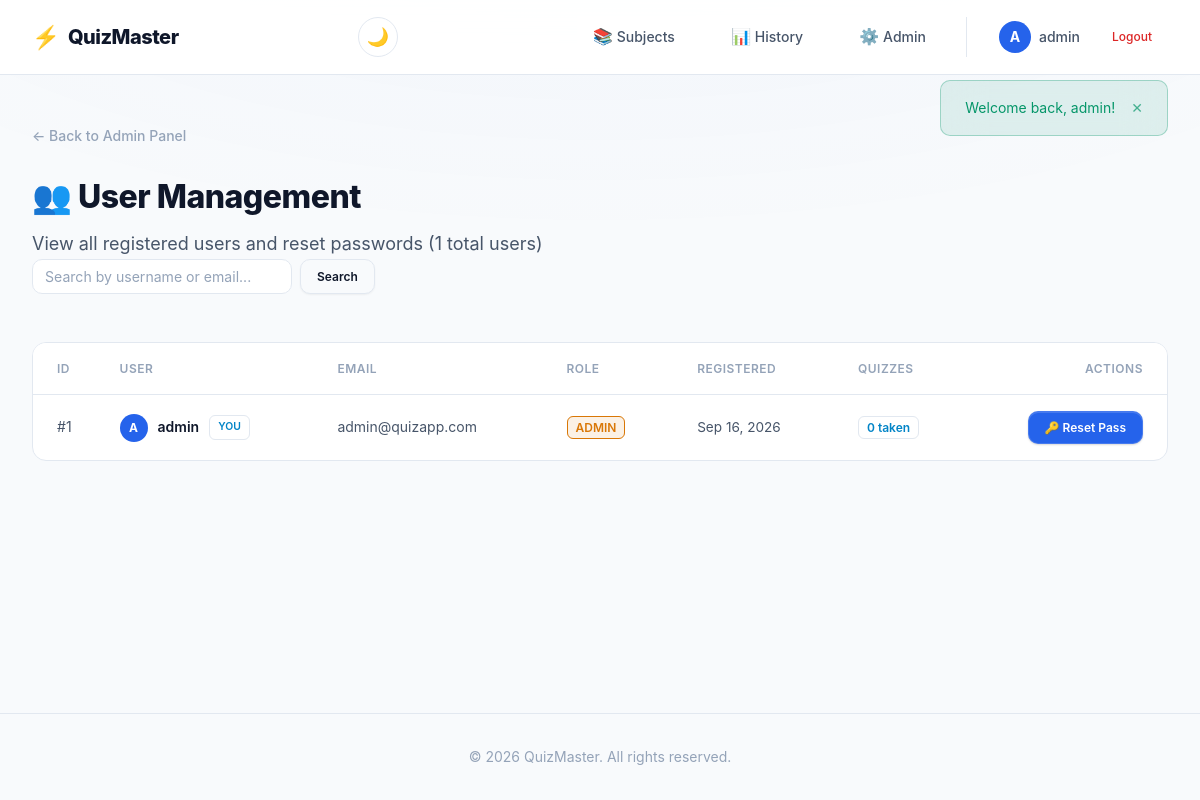
/admin/manage_users.php (signed in), run on the app's committed database.
### tables this page shows
CREATE TABLE IF NOT EXISTS users (
    id INT AUTO_INCREMENT PRIMARY KEY,
    username VARCHAR(50) NOT NULL UNIQUE,
    email VARCHAR(100) NOT NULL UNIQUE,
    password_hash VARCHAR(255) NOT NULL,
    role ENUM('user', 'admin') DEFAULT 'user',
    created_at DATETIME DEFAULT CURRENT_TIMESTAMP
);

### includes/functions.php (called while the page is built, shortened)
<?php
function e(string $value): string {
    return htmlspecialchars($value, ENT_QUOTES, 'UTF-8');
}
function get_flash(): array {
    $messages = $_SESSION['flash'] ?? [];
    return $messages;
}
function is_logged_in(): bool {
    return isset($_SESSION['user_id']);
}
function is_admin(): bool {
    return isset($_SESSION['user_role']) && $_SESSION['user_role'] === 'admin';
}
function current_user(): ?array {
    return [
        'id'       => $_SESSION['user_id'],
        'username' => $_SESSION['username'],
        'role'     => $_SESSION['user_role']
    ];
}

### admin/manage_users.php (the view, shortened to what this page needs)
<?php
require_once __DIR__ . '/../includes/functions.php';
$db = getDB();
$current_user = current_user();
$search = trim($_GET['q'] ?? '');
$search_sql = '';
$params = [];
$stmt = $db->prepare("
    SELECT u.id, u.username, u.email, u.role, u.created_at,
           COUNT(DISTINCT qs.id) AS total_quizzes,
           COALESCE(SUM(qs.score), 0) AS total_score
    FROM users u
    LEFT JOIN quiz_sessions qs ON qs.user_id = u.id AND qs.completed_at IS NOT NULL
    $search_sql
    GROUP BY u.id
    ORDER BY u.id ASC
");
$stmt->execute($params);
$users = $stmt->fetchAll();
$total_user_count = $db->query("SELECT COUNT(*) FROM users")->fetchColumn();
require_once __DIR__ . '/../includes/header.php';
?>
<a href="<?= BASE_URL ?>/admin/index.php" class="back-link">← Back to Admin Panel</a>
<div class="page-header flex-between align-center flex-wrap gap-md">
    <div>
        <h1 class="page-title">👥 User Management</h1>
        <p class="page-subtitle">View all registered users and reset passwords (<?= $total_user_count ?> total users)</p>
    </div>
    <form method="GET" action="" style="display: flex; gap: 8px;">
        <input type="text"
               name="q"
               class="form-input"
               placeholder="Search by username or email..."
               value="<?= e($search) ?>"
               style="width: 260px; padding: 8px 12px; font-size: 0.88rem;">
        <button type="submit" class="btn btn-secondary btn-sm">Search</button>
    </form>
</div>
<div class="table-container">
    <table class="data-table">
        <thead>
            <tr>
                <th style="width: 60px;">ID</th>
                <th>User</th>
                <th>Email</th>
                <th>Role</th>
                <th>Registered</th>
                <th>Quizzes</th>
                <th style="text-align: right;">Actions</th>
            </tr>
        </thead>
        <tbody>
            <?php if (empty($users)): ?>
                <tr>
                    <td colspan="7" class="text-center" style="padding: var(--space-2xl);">
                        No users found matching your search.
                    </td>
                </tr>
            <?php else: ?>
                <?php foreach ($users as $u): ?>
                <tr>
                    <td>#<?= $u['id'] ?></td>
                    <td>
                        <div style="display: flex; align-items: center; gap: 10px;">
                            <span class="nav-avatar" style="width: 28px; height: 28px; font-size: 0.75rem;">
                                <?= strtoupper(substr($u['username'], 0, 1)) ?>
                            </span>
                            <span style="font-weight: 600; color: var(--text-primary);"><?= e($u['username']) ?></span>
                            <?php if ($u['id'] === $current_user['id']): ?>
                                <span class="card-badge" style="font-size: 0.65rem; background: var(--bg-glass);">YOU</span>
                            <?php endif; ?>
                        </div>
                    </td>
                    <td><?= e($u['email']) ?></td>
                    <td>
                        <span class="card-badge <?= $u['role'] === 'admin' ? 'report-badge-pending' : '' ?>" style="font-size: 0.75rem;">
                            <?= strtoupper($u['role']) ?>
                        </span>
                    </td>
                    <td style="font-size: 0.85rem; color: var(--text-secondary);">
                        <?= date('M j, Y', strtotime($u['created_at'])) ?>
                    </td>
                    <td>
                        <span class="card-badge" style="background: var(--bg-glass);">
                            <?= $u['total_quizzes'] ?> taken
                        </span>
                    </td>
                    <td style="text-align: right;">
                        <div style="display: flex; gap: 6px; justify-content: flex-end; align-items: center;">
                            <button type="button"
                                    class="btn btn-primary btn-sm"
                                    onclick="openResetModal(<?= $u['id'] ?>, '<?= e(addslashes($u['username'])) ?>')">
                                🔑 Reset Pass
                            </button>
                        </div>
                    </td>
                </tr>
                <?php endforeach; ?>
            <?php endif; ?>
        </tbody>
    </table>
</div>
<?php require_once __DIR__ . '/../includes/footer.php'; ?>

### includes/header.php (shortened to what this page needs)
<?php
require_once __DIR__ . '/functions.php';
$user = current_user();
?>
<!DOCTYPE html>
<html lang="en">
<head>
    <link rel="stylesheet" href="<?= BASE_URL ?>/assets/css/style.css?v=<?= file_exists(__DIR__ . '/../assets/css/style.css') ? filemtime(__DIR__ . '/../assets/css/style.css') : '1.1' ?>">
</head>
<body class="<?= e($body_class ?? '') ?>">
    <nav class="navbar" id="main-navbar">
        <div class="nav-container">
            <a href="<?= BASE_URL ?>/dashboard.php" class="nav-brand">
                <span class="brand-icon">⚡</span>
                <span class="brand-text"><?= APP_NAME ?></span>
            </a>
            <button class="theme-toggle" id="theme-toggle" aria-label="Toggle theme" title="Toggle dark/light theme">
                <span class="icon-moon">🌙</span>
            </button>
            <?php if ($user): ?>
            <div class="nav-menu" id="nav-menu">
                <a href="<?= BASE_URL ?>/dashboard.php" class="nav-link">
                    <span class="nav-icon">📚</span> Subjects
                </a>
                <a href="<?= BASE_URL ?>/history.php" class="nav-link">
                    <span class="nav-icon">📊</span> History
                </a>
                <?php if (is_admin()): ?>
                <a href="<?= BASE_URL ?>/admin/index.php" class="nav-link">
                    <span class="nav-icon">⚙️</span> Admin
                </a>
                <?php endif; ?>
                <div class="nav-user">
                    <a href="<?= BASE_URL ?>/profile.php" class="nav-profile-link" title="My Account & Change Password">
                        <span class="nav-avatar"><?= strtoupper(substr($user['username'], 0, 1)) ?></span>
                        <span class="nav-username"><?= e($user['username']) ?></span>
                    </a>
                    <a href="<?= BASE_URL ?>/auth/logout.php" class="nav-link nav-logout">Logout</a>
                </div>
            </div>
            <?php endif; ?>
        </div>
    </nav>
    <?php $flashes = get_flash(); ?>
    <?php if (!empty($flashes)): ?>
    <div class="flash-container" id="flash-container">
        <?php foreach ($flashes as $flash): ?>
        <div class="flash flash-<?= e($flash['type']) ?>">
            <span class="flash-text"><?= e($flash['message']) ?></span>
            <button class="flash-close" onclick="this.parentElement.remove()">✕</button>
        </div>
        <?php endforeach; ?>
    </div>
    <?php endif; ?>
    <main class="main-content">

### data on the page
users: username "A", username "admin", id "1", shows "YOU", email "admin@quizapp.com", role "ADMIN", created_at "Sep 16, 2026", total_quizzes "0"

### other printed values
APP_NAME "QuizMaster"
$flash['message'] "Welcome back, admin!"
$total_user_count "1"
